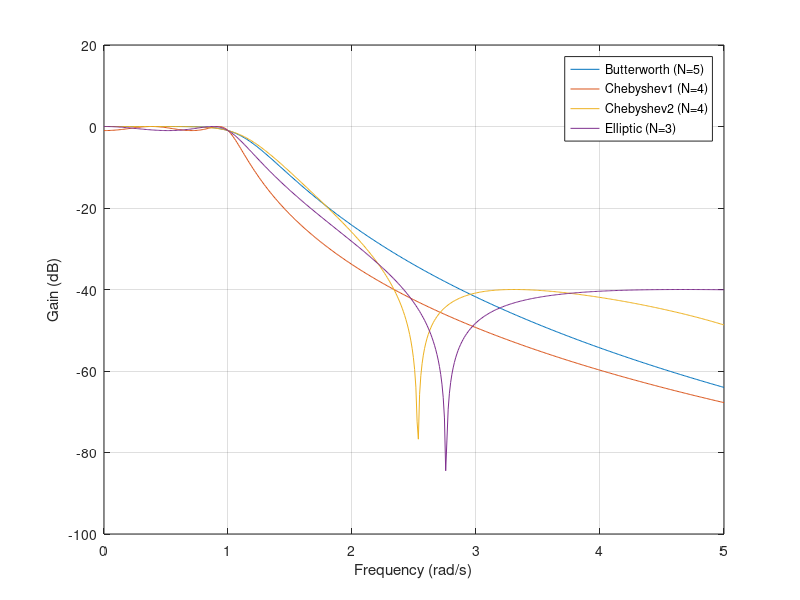

This chart was generated by the following MATLAB code:
% Design filter using built-in functions
% Show frequency response
% Low-pass analog filter for example

% XiaoCY 2021-02-05

%%
clear;clc

Wp = 1;                     % passband corner frequency (rad/s)
Ws = 3;                     % stopband corner frequency (rad/s)
Rp = 1;                     % passband ripple (dB)
Rs = 40;                    % stopband attenuation (dB)
w = linspace(0,5,500);

%% Butterworth
[n,Wn] = buttord(Wp,Ws,Rp,Rs,'s');
[b,a] = butter(n,Wn,'s');
h = freqs(b,a,w);

figure
plot(w,mag2db(abs(h)),'DisplayName',sprintf('Butterworth (N=%d)',n))
hold on
grid on

%% Chebyshev Type I
[n,Wn] = cheb1ord(Wp,Ws,Rp,Rs,'s');
[b,a] = cheby1(n,Rp,Wn,'s');

h = freqs(b,a,w);
plot(w,mag2db(abs(h)),'DisplayName',sprintf('Chebyshev1 (N=%d)',n))

%% Chebyshev Type II
[n,Wn] = cheb2ord(Wp,Ws,Rp,Rs,'s');
[b,a] = cheby2(n,Rs,Wn,'s');

h = freqs(b,a,w);
plot(w,mag2db(abs(h)),'DisplayName',sprintf('Chebyshev2 (N=%d)',n))

%% Elliptic
[n,Wn] = ellipord(Wp,Ws,Rp,Rs,'s');
[b,a] = ellip(n,Rp,Rs,Wn,'s');

h = freqs(b,a,w);
plot(w,mag2db(abs(h)),'DisplayName',sprintf('Elliptic (N=%d)',n))
legend
xlabel('Frequency (rad/s)')
ylabel('Gain (dB)')
